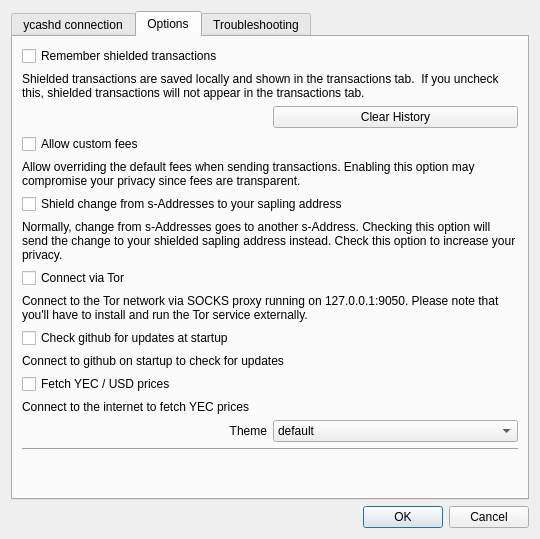
<?xml version="1.0" encoding="UTF-8"?>
<ui version="4.0">
 <class>Settings</class>
 <widget class="QDialog" name="Settings">
  <property name="geometry">
   <rect>
    <x>0</x>
    <y>0</y>
    <width>540</width>
    <height>539</height>
   </rect>
  </property>
  <property name="minimumSize">
   <size>
    <width>540</width>
    <height>500</height>
   </size>
  </property>
  <property name="windowTitle">
   <string>Settings</string>
  </property>
  <property name="modal">
   <bool>true</bool>
  </property>
  <layout class="QVBoxLayout" name="verticalLayout">
   <item>
    <widget class="QTabWidget" name="tabWidget">
     <property name="currentIndex">
      <number>1</number>
     </property>
     <widget class="QWidget" name="tab">
      <attribute name="title">
       <string>ycashd connection</string>
      </attribute>
      <layout class="QVBoxLayout" name="verticalLayout_3">
       <item>
        <widget class="QLabel" name="confMsg">
         <property name="text">
          <string notr="true">&lt;html&gt;&lt;head/&gt;&lt;body&gt;&lt;p&gt;&lt;br/&gt;&lt;/p&gt;&lt;/body&gt;&lt;/html&gt;</string>
         </property>
         <property name="textInteractionFlags">
          <set>Qt::LinksAccessibleByMouse|Qt::TextSelectableByMouse</set>
         </property>
        </widget>
       </item>
       <item>
        <widget class="Line" name="line">
         <property name="orientation">
          <enum>Qt::Horizontal</enum>
         </property>
        </widget>
       </item>
       <item>
        <widget class="QLabel" name="label">
         <property name="minimumSize">
          <size>
           <width>60</width>
           <height>0</height>
          </size>
         </property>
         <property name="text">
          <string>Host</string>
         </property>
        </widget>
       </item>
       <item>
        <widget class="QLineEdit" name="hostname">
         <property name="placeholderText">
          <string/>
         </property>
        </widget>
       </item>
       <item>
        <widget class="QLabel" name="label_2">
         <property name="minimumSize">
          <size>
           <width>60</width>
           <height>0</height>
          </size>
         </property>
         <property name="text">
          <string>Port</string>
         </property>
        </widget>
       </item>
       <item>
        <widget class="QLineEdit" name="port">
         <property name="placeholderText">
          <string/>
         </property>
        </widget>
       </item>
       <item>
        <widget class="QLabel" name="label_3">
         <property name="minimumSize">
          <size>
           <width>60</width>
           <height>0</height>
          </size>
         </property>
         <property name="text">
          <string>RPC Username</string>
         </property>
        </widget>
       </item>
       <item>
        <widget class="QLineEdit" name="rpcuser"/>
       </item>
       <item>
        <widget class="QLabel" name="label_4">
         <property name="minimumSize">
          <size>
           <width>60</width>
           <height>0</height>
          </size>
         </property>
         <property name="text">
          <string>RPC Password</string>
         </property>
        </widget>
       </item>
       <item>
        <widget class="QLineEdit" name="rpcpassword"/>
       </item>
       <item>
        <layout class="QVBoxLayout" name="verticalLayout_2"/>
       </item>
       <item>
        <spacer name="verticalSpacer">
         <property name="orientation">
          <enum>Qt::Vertical</enum>
         </property>
         <property name="sizeHint" stdset="0">
          <size>
           <width>20</width>
           <height>40</height>
          </size>
         </property>
        </spacer>
       </item>
      </layout>
     </widget>
     <widget class="QWidget" name="tab_2">
      <attribute name="title">
       <string>Options</string>
      </attribute>
      <layout class="QGridLayout" name="gridLayout">
       <item row="10" column="0" colspan="2">
        <widget class="QLabel" name="label_8">
         <property name="text">
          <string>Connect to github on startup to check for updates</string>
         </property>
        </widget>
       </item>
       <item row="6" column="0" colspan="2">
        <widget class="QLabel" name="label_7">
         <property name="text">
          <string>Normally, change from s-Addresses goes to another s-Address. Checking this option will send the change to your shielded sapling address instead. Check this option to increase your privacy.</string>
         </property>
         <property name="wordWrap">
          <bool>true</bool>
         </property>
        </widget>
       </item>
       <item row="2" column="1">
        <widget class="QPushButton" name="btnClearSaved">
         <property name="text">
          <string>Clear History</string>
         </property>
        </widget>
       </item>
       <item row="0" column="0" colspan="2">
        <widget class="QCheckBox" name="chkSaveTxs">
         <property name="text">
          <string>Remember shielded transactions</string>
         </property>
        </widget>
       </item>
       <item row="12" column="0" colspan="2">
        <widget class="QLabel" name="label_10">
         <property name="text">
          <string>Connect to the internet to fetch YEC prices</string>
         </property>
        </widget>
       </item>
       <item row="2" column="0">
        <spacer name="horizontalSpacer">
         <property name="orientation">
          <enum>Qt::Horizontal</enum>
         </property>
         <property name="sizeHint" stdset="0">
          <size>
           <width>40</width>
           <height>20</height>
          </size>
         </property>
        </spacer>
       </item>
       <item row="4" column="0" colspan="2">
        <widget class="QLabel" name="label_6">
         <property name="text">
          <string>Allow overriding the default fees when sending transactions. Enabling this option may compromise your privacy since fees are transparent. </string>
         </property>
         <property name="wordWrap">
          <bool>true</bool>
         </property>
        </widget>
       </item>
       <item row="9" column="0" colspan="2">
        <widget class="QCheckBox" name="chkCheckUpdates">
         <property name="text">
          <string>Check github for updates at startup</string>
         </property>
        </widget>
       </item>
       <item row="1" column="0" colspan="2">
        <widget class="QLabel" name="label_5">
         <property name="text">
          <string>Shielded transactions are saved locally and shown in the transactions tab.  If you uncheck this, shielded transactions will not appear in the transactions tab.</string>
         </property>
         <property name="wordWrap">
          <bool>true</bool>
         </property>
        </widget>
       </item>
       <item row="5" column="0" colspan="2">
        <widget class="QCheckBox" name="chkAutoShield">
         <property name="text">
          <string>Shield change from s-Addresses to your sapling address</string>
         </property>
        </widget>
       </item>
       <item row="16" column="0" colspan="2">
        <widget class="Line" name="line_2">
         <property name="sizePolicy">
          <sizepolicy hsizetype="Minimum" vsizetype="Fixed">
           <horstretch>0</horstretch>
           <verstretch>0</verstretch>
          </sizepolicy>
         </property>
         <property name="orientation">
          <enum>Qt::Horizontal</enum>
         </property>
        </widget>
       </item>
       <item row="8" column="0" colspan="2">
        <widget class="QLabel" name="lblTor">
         <property name="text">
          <string>Connect to the Tor network via SOCKS proxy running on 127.0.0.1:9050. Please note that you'll have to install and run the Tor service externally.</string>
         </property>
         <property name="wordWrap">
          <bool>true</bool>
         </property>
        </widget>
       </item>
       <item row="17" column="0" colspan="2">
        <spacer name="verticalSpacer_2">
         <property name="orientation">
          <enum>Qt::Vertical</enum>
         </property>
         <property name="sizeHint" stdset="0">
          <size>
           <width>20</width>
           <height>40</height>
          </size>
         </property>
        </spacer>
       </item>
       <item row="7" column="0">
        <widget class="QCheckBox" name="chkTor">
         <property name="text">
          <string>Connect via Tor</string>
         </property>
        </widget>
       </item>
       <item row="3" column="0">
        <widget class="QCheckBox" name="chkCustomFees">
         <property name="text">
          <string>Allow custom fees</string>
         </property>
        </widget>
       </item>
       <item row="11" column="0" colspan="2">
        <widget class="QCheckBox" name="chkFetchPrices">
         <property name="text">
          <string>Fetch YEC / USD prices</string>
         </property>
        </widget>
       </item>
       <item row="15" column="0">
        <widget class="QLabel" name="label_20">
         <property name="sizePolicy">
          <sizepolicy hsizetype="Preferred" vsizetype="Preferred">
           <horstretch>0</horstretch>
           <verstretch>0</verstretch>
          </sizepolicy>
         </property>
         <property name="text">
          <string>Theme</string>
         </property>
         <property name="alignment">
          <set>Qt::AlignRight|Qt::AlignTrailing|Qt::AlignVCenter</set>
         </property>
        </widget>
       </item>
       <item row="15" column="1">
        <widget class="QComboBox" name="comboBoxTheme">
         <property name="sizePolicy">
          <sizepolicy hsizetype="MinimumExpanding" vsizetype="Fixed">
           <horstretch>0</horstretch>
           <verstretch>0</verstretch>
          </sizepolicy>
         </property>
         <item>
          <property name="text">
           <string>default</string>
          </property>
         </item>
         <item>
          <property name="text">
           <string>blue</string>
          </property>
         </item>
         <item>
          <property name="text">
           <string>light</string>
          </property>
         </item>
         <item>
          <property name="text">
           <string>dark</string>
          </property>
         </item>
         <item>
          <property name="text">
           <string>matrix</string>
          </property>
         </item>
        </widget>
       </item>
      </layout>
     </widget>
     <widget class="QWidget" name="tab_3">
      <attribute name="title">
       <string>Troubleshooting</string>
      </attribute>
      <layout class="QGridLayout" name="gridLayout_2">
       <item row="2" column="0">
        <widget class="QCheckBox" name="chkReindex">
         <property name="text">
          <string>Reindex</string>
         </property>
        </widget>
       </item>
       <item row="3" column="0">
        <widget class="QLabel" name="label_11">
         <property name="text">
          <string>Rebuild the entire blockchain from the genesis block, by rescanning all the block files. This may take several hours to days, depending on your hardware. You need to restart YecWallet for this to take effect</string>
         </property>
         <property name="wordWrap">
          <bool>true</bool>
         </property>
        </widget>
       </item>
       <item row="5" column="0">
        <widget class="Line" name="line_4">
         <property name="orientation">
          <enum>Qt::Horizontal</enum>
         </property>
        </widget>
       </item>
       <item row="4" column="0">
        <widget class="QLabel" name="label_13">
         <property name="text">
          <string/>
         </property>
        </widget>
       </item>
       <item row="6" column="0">
        <spacer name="verticalSpacer_3">
         <property name="orientation">
          <enum>Qt::Vertical</enum>
         </property>
         <property name="sizeHint" stdset="0">
          <size>
           <width>20</width>
           <height>40</height>
          </size>
         </property>
        </spacer>
       </item>
      </layout>
     </widget>
    </widget>
   </item>
   <item>
    <widget class="QDialogButtonBox" name="buttonBox">
     <property name="orientation">
      <enum>Qt::Horizontal</enum>
     </property>
     <property name="standardButtons">
      <set>QDialogButtonBox::Cancel|QDialogButtonBox::Ok</set>
     </property>
    </widget>
   </item>
  </layout>
 </widget>
 <resources/>
 <connections>
  <connection>
   <sender>buttonBox</sender>
   <signal>accepted()</signal>
   <receiver>Settings</receiver>
   <slot>accept()</slot>
   <hints>
    <hint type="sourcelabel">
     <x>248</x>
     <y>254</y>
    </hint>
    <hint type="destinationlabel">
     <x>157</x>
     <y>274</y>
    </hint>
   </hints>
  </connection>
  <connection>
   <sender>buttonBox</sender>
   <signal>rejected()</signal>
   <receiver>Settings</receiver>
   <slot>reject()</slot>
   <hints>
    <hint type="sourcelabel">
     <x>316</x>
     <y>260</y>
    </hint>
    <hint type="destinationlabel">
     <x>286</x>
     <y>274</y>
    </hint>
   </hints>
  </connection>
 </connections>
</ui>
